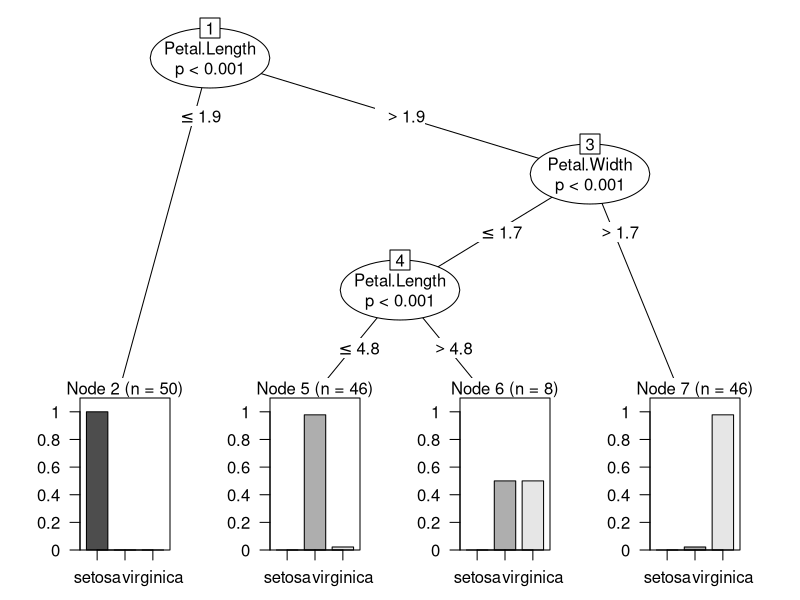
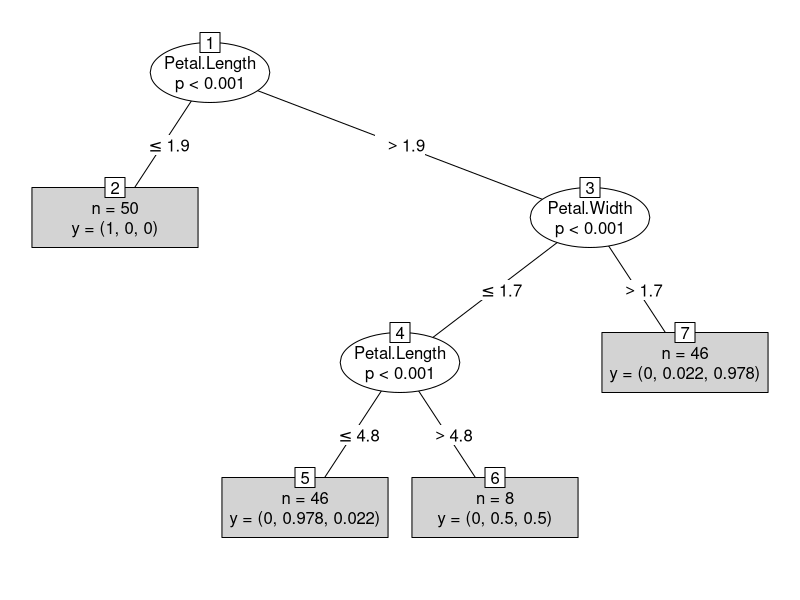

These charts were generated, in order, by the following R code:
#날짜 : 2021/01/27
#이름 : 김은표
#내용 : Ch15.지도학습 - 결정트리 분석 실습 교재 p499

install.packages('party')
library(party)


View(iris)

#formula 생성
formula <- Species ~ Sepal.Length + Sepal.Width + Petal.Length + Petal.Width 
formula

#결정트리 모델 생성
tree_iris <- ctree(formula, data=iris)
tree_iris

#시각화
plot(tree_iris)
plot(tree_iris, type='simple')


#결정트리 모델 검정
df_sample = read.csv('./file/sample_iris.csv')
View(df_sample)

pre_result <- predict(tree_iris, df_sample)
pre_result
